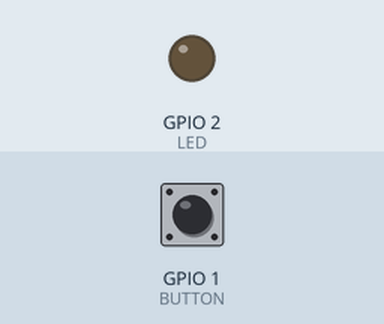
This program was run on a simulated ESP32-S2. Shown: output pins drawn as LEDs (lit = HIGH). Dashed ring = blinking. The inputs (shaded band) are chosen by the test bench; at power-on: GPIO 1 (BUTTON) HIGH. What the program prints to the serial monitor is not drawn.

Above: at 1.2 s.
1.3 s: GPIO 1 (BUTTON) pulled LOW for 0.15 s
At 1.9 s:
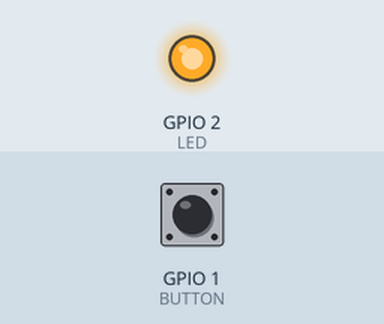
2.9 s: GPIO 1 (BUTTON) pulled LOW for 1 s
At 5.8 s:
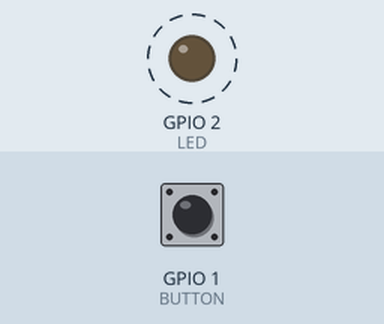
5.9 s: GPIO 1 (BUTTON) pulled LOW for 3.2 s
At 6.4 s:
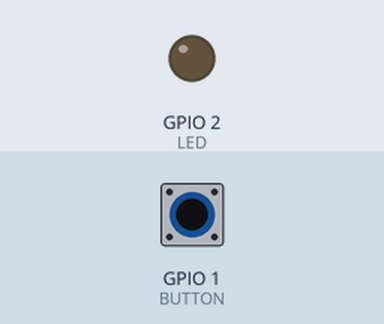
Timing chart, 0 to 8.9 s (numbered marks = the images above; inputs shaded):
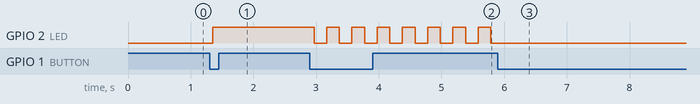

The program:

main.cpp
```cpp
#include <Arduino.h>


const int BUTTON = 1;
const int LED = 2;
const int DEBOUNCE_DELAY = 50;

enum BUTTON_STATE {
  UP,
  PRESSED,
  DOWN,
  RELEASED
};

enum LED_STATE {
  LED_ON,
  LED_OFF,
  LED_BLINK
};


int lastBUTTON_STATE = HIGH;

BUTTON_STATE buttonRead() {

  int reading = digitalRead(BUTTON);


  if (reading != lastBUTTON_STATE) {
    delay(DEBOUNCE_DELAY);
    reading = digitalRead(BUTTON);

    if (reading != lastBUTTON_STATE) {
      lastBUTTON_STATE = digitalRead(BUTTON);

      if (reading == LOW) {
        return PRESSED;
      }

      else {
        return RELEASED;
      }

    }
  }


  if (lastBUTTON_STATE == LOW) {
    return DOWN;
  }

  else{
    return UP;
  }


}


void setup() {
  // put your setup code here, to run once:
  Serial.begin(115200);
  Serial.println("Hello, ESP32-S2!");
  pinMode(LED, OUTPUT);
  pinMode(BUTTON, INPUT_PULLUP);
}

LED_STATE state = LED_OFF;

unsigned long LED_DEBOUNCE = 200;
unsigned LAST_LED_DEBOUNCE = millis();
int LED_STATE2 = HIGH;

void loop() {
  BUTTON_STATE button_state = buttonRead();

  switch (state) {

    case LED_OFF:
    if (button_state == PRESSED) {
      digitalWrite(LED, HIGH);
      state = LED_ON;
      break;
    }

    case LED_ON:
    if (button_state == PRESSED) {
      state = LED_BLINK;
      break;
    }

    case LED_BLINK:
    if (button_state == PRESSED) {
      digitalWrite(LED, LOW);
      state = LED_OFF;
      break;
    }
  }

  if (state == LED_BLINK && button_state != PRESSED) {
    if (millis() - LAST_LED_DEBOUNCE >= LED_DEBOUNCE) {
      LED_STATE2 = !LED_STATE2;
      LAST_LED_DEBOUNCE = millis();
      digitalWrite(LED, LED_STATE2);
    }
  }


  // put your main code here, to run repeatedly:
  delay(10); // this speeds up the simulation
}
```

Measured:
- after the input at 1.3 s, GPIO 2 (LED): LOW → HIGH after 0.05 s
- after the input at 2.9 s, GPIO 2 (LED): alternates HIGH for 0.20 s and LOW for 0.20 s, starting after 0.07 s
- after the input at 5.9 s, GPIO 2 (LED): stops changing and stays LOW
